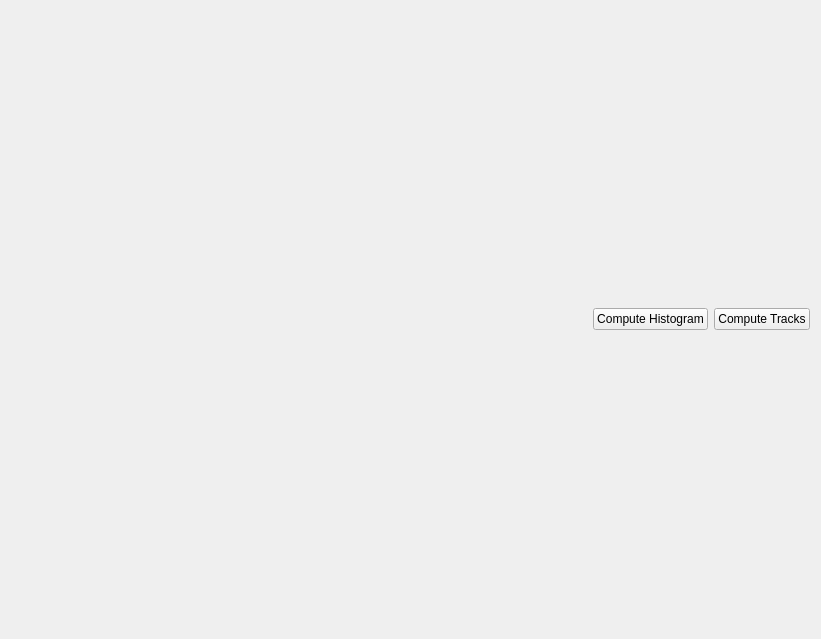
<?xml version="1.0" encoding="UTF-8"?>
<ui version="4.0">
 <class>Form</class>
 <widget class="QWidget" name="Form">
  <property name="geometry">
   <rect>
    <x>0</x>
    <y>0</y>
    <width>821</width>
    <height>639</height>
   </rect>
  </property>
  <property name="windowTitle">
   <string>Form</string>
  </property>
  <layout class="QVBoxLayout" name="verticalLayout">
   <item>
    <layout class="QHBoxLayout" name="horizontalLayout">
     <item>
      <spacer name="horizontalSpacer">
       <property name="orientation">
        <enum>Qt::Horizontal</enum>
       </property>
       <property name="sizeHint" stdset="0">
        <size>
         <width>40</width>
         <height>20</height>
        </size>
       </property>
      </spacer>
     </item>
     <item>
      <widget class="QPushButton" name="button_histogram">
       <property name="text">
        <string>Compute Histogram</string>
       </property>
      </widget>
     </item>
     <item>
      <widget class="QPushButton" name="button_tracks">
       <property name="text">
        <string>Compute Tracks</string>
       </property>
      </widget>
     </item>
    </layout>
   </item>
  </layout>
 </widget>
 <resources/>
 <connections/>
</ui>
